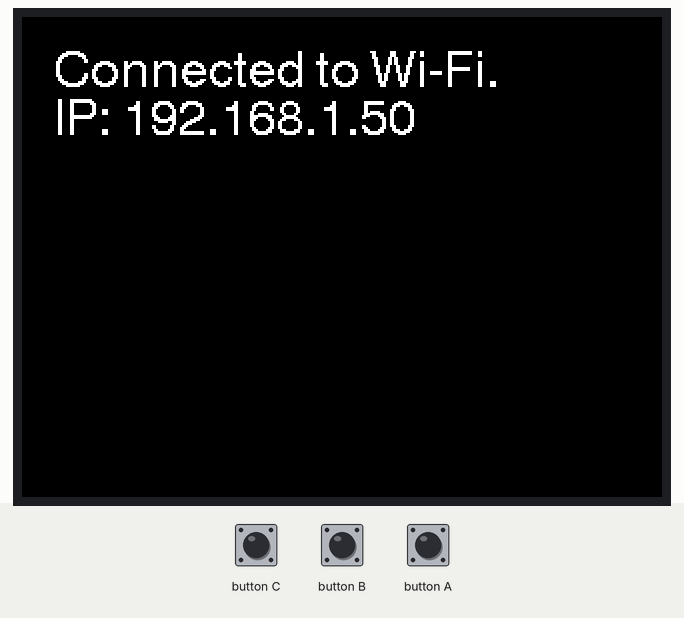
A program run on a simulated ESP32. Parts: 320×240 colour display. WiFi joins after 1.5 s; servers stay silent unless stated; what the program prints to the serial monitor is not drawn.

Above: at 1.9 s.

The program:

main.cpp
```cpp
#include <M5Unified.h>
#include "communication/WifiConnection.h"

WifiConnection myWifi("Put_here_your_ssid","Put_here_your_password");

void setup() {
    M5.begin();
    myWifi.connect();
}

void loop() {
    M5.update();
}
```

WifiConnection.h
```cpp
#ifndef WIFI_CONNECTION_H //Does this variable exists? If no, define it
#define WIFI_CONNECTION_H

#include <WiFi.h> //Library of Arduino

/**
 * @class WifiConnection
 * @brief Manages the ESP32 Wi-Fi connection.
 *
 * This class encapsulates the standard ESP32 WiFi library,
 * providing a simplified interface to connect to a local network
 * and monitor the connection status.
 */

class WifiConnection{
    private:
        const char* ssid; // Network name (Service Set Identifier)
        const char* password; // Network password (WPA/WPA2)
    public:
    /**
     * @brief Constructor for the WifiConnection class.
     *
     * Initializes the object with the network credentials, but does
     * not start the connection process immediately.
     *
     * @param networkSsid The name of the Wi-Fi network.
     * @param networkPassword The password for the Wi-Fi network.
     */
    WifiConnection(const char* networkSsid, const char* networkPassword);

    /**
     * @brief Initiates the connection to the Wi-Fi network.
     *
     * This method will block the execution in a loop until the ESP32
     * successfully connects to the router. It prints dots to the serial monitor.
     */
    void connect();

    /**
     * @brief Checks if the ESP32 is still connected to the network.
     *
     * Can be called periodically in the main loop to attempt reconnection
     * if the signal is lost.
     */
    void checkStatus();
};

#endif
```

WifiConnection.cpp
```cpp
#include "communication/WifiConnection.h"
#include <M5Unified.h>

WifiConnection::WifiConnection(const char* networkSsid, const char* networkPassword){
    ssid = networkSsid;
    password = networkPassword;
}

void WifiConnection::connect() {
    Serial.print("Connecting to Wi-Fi: ");
    Serial.println(ssid);

    //Writing on M5stack v2.7 screen that the wifi is connecting
    M5.Display.clear();
    M5.Display.setColor(TFT_WHITE);
    M5.Display.setFont(&fonts::Font4);
    M5.Display.setCursor(16, 16);
    M5.Display.println("Connecting to Wi-Fi...");


    WiFi.begin(ssid, password);

    // WL_CONNECTED is a constant from the WiFi library.
    // We stay in this loop while the status is NOT connected.
    while (WiFi.status() != WL_CONNECTED) {
        delay(500); // 500ms delay is mandatory to prevent Watchdog crashes
        Serial.print(".");
    }

    // When the loop finishes, it means we are connected!
    Serial.println("");
    Serial.println("Wi-Fi connected successfully!");
    Serial.print("IP Address: ");
    Serial.println(WiFi.localIP()); // Prints the IP given by your router

    //Writing on M5stack v2.7 screen that the wifi is connected and IP adress
    M5.Display.clear();
    M5.Display.setColor(TFT_WHITE);
    M5.Display.setFont(&fonts::Font4);
    M5.Display.setCursor(16, 16);
    M5.Display.println("Connected to Wi-Fi.");
    M5.Display.setCursor(16, 40);
    M5.Display.print("IP: ");
    M5.Display.println(WiFi.localIP());
}

void WifiConnection::checkStatus() {
    if (WiFi.status() != WL_CONNECTED) {
        Serial.println("Warning: Wi-Fi connection lost!");
    }
}
```
